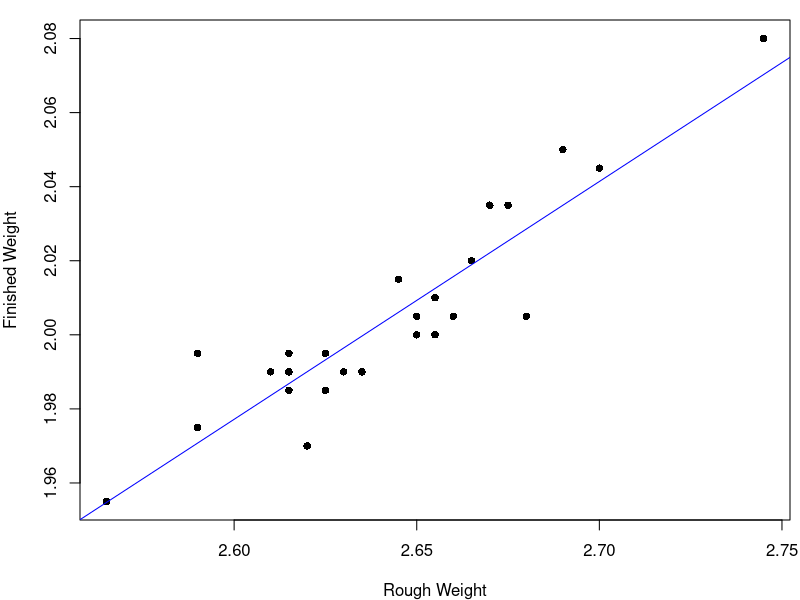
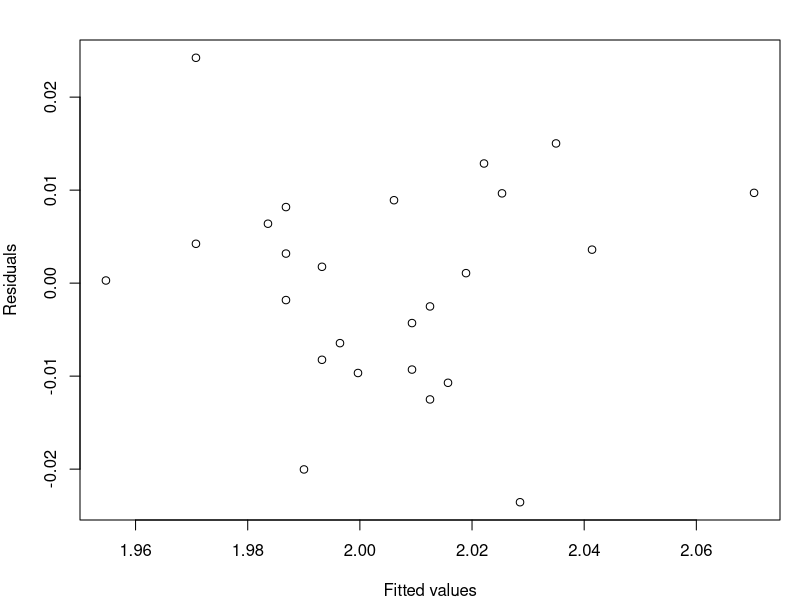
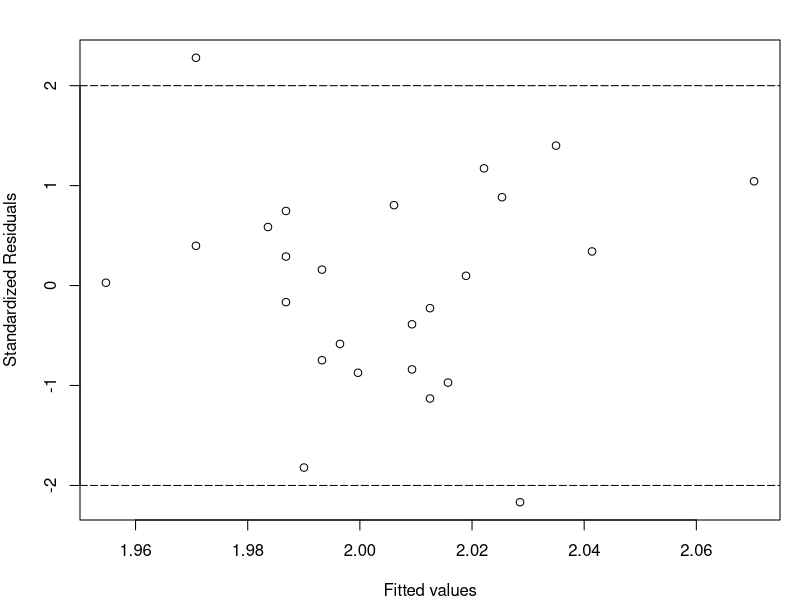
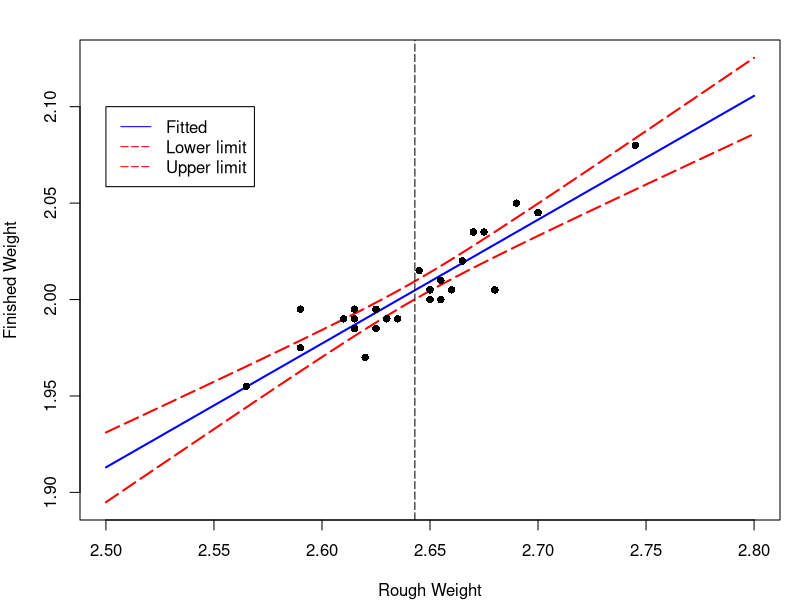
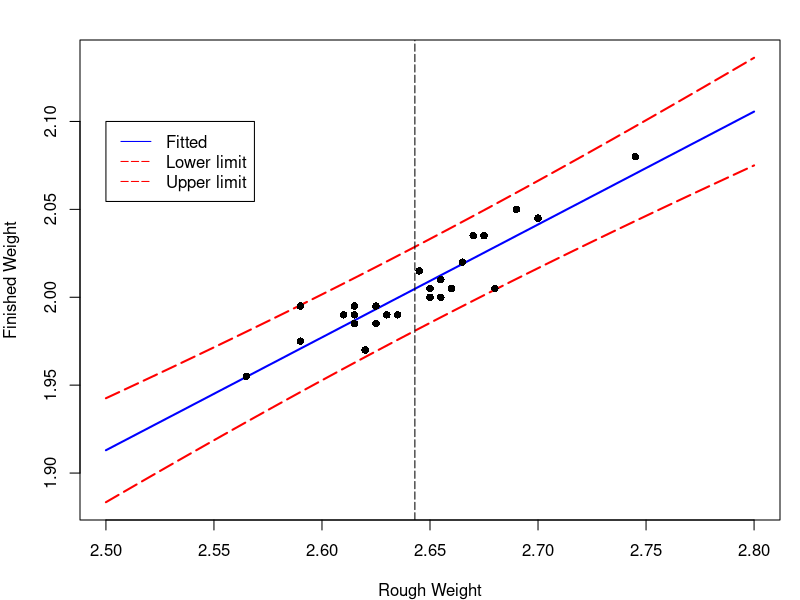
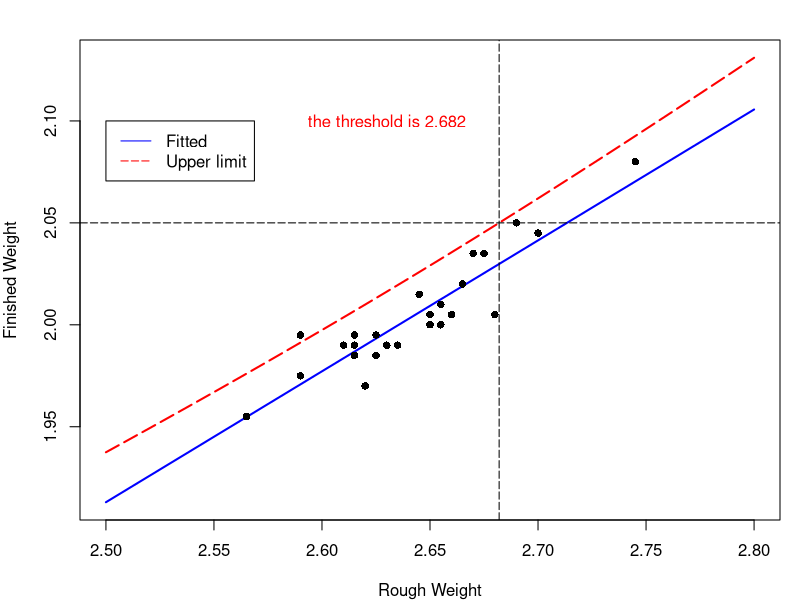
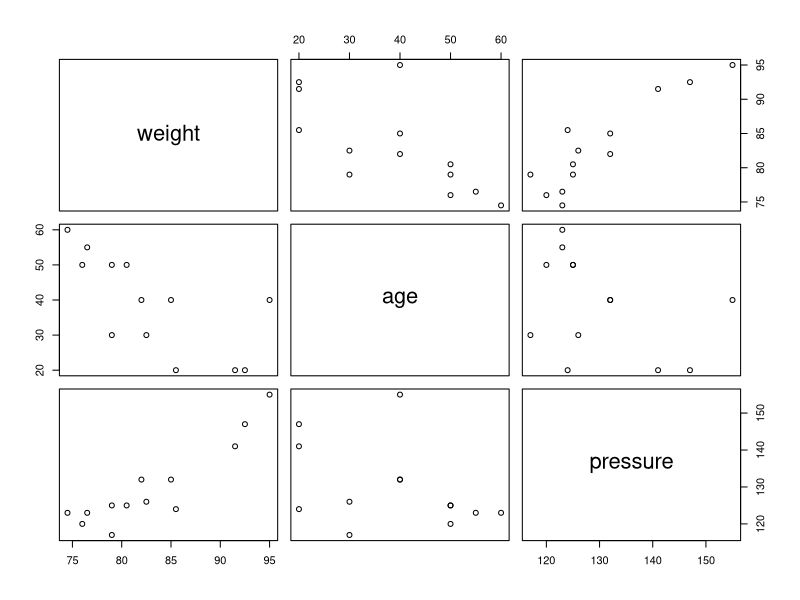
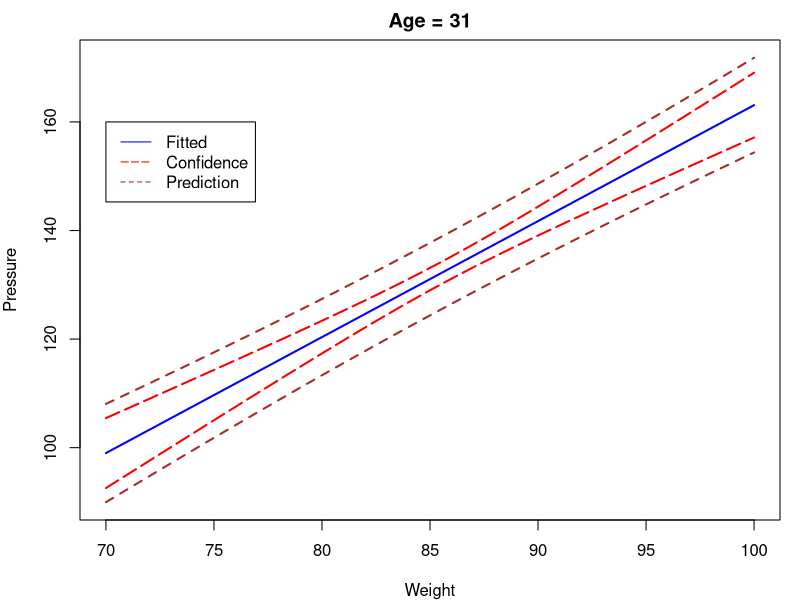

Here is the R script that generated these plots, in order:
## ---- chunk 1
knitr::opts_chunk$set(echo = TRUE)
## ---- chunk 2
rod = read.table("rod.txt",col.names = c("id","rough_weight","finished_weight"))
knitr::kable(rod,"html",caption = "rough weight vs. finished weight")
## ---- chunk 3
attach(rod)
par(mar=c(4,4,1,0.5))
plot(rough_weight,finished_weight,type="p",pch=16,
     xlab = "Rough Weight",ylab = "Finished Weight")
lm.rod = lm(finished_weight~rough_weight)
abline(coef(lm.rod),col="blue")
summary(lm.rod) #output the results
## ---- chunk 4
par(mar=c(4,4,2,1))
plot(lm.rod$fitted.values,lm.rod$residuals,"p",
     xlab="Fitted values",ylab = "Residuals")
## ---- chunk 5
par(mar=c(4,4,2,1))
plot(lm.rod$fitted.values,rstandard(lm.rod),"p",
     xlab="Fitted values",ylab = "Standardized Residuals")
abline(h=c(-2,2),lty=c(5,5))
## ---- chunk 6
x = seq(2.5,2.8,by=0.001)
newdata = data.frame(rough_weight= x)
pred_x = predict(lm.rod,newdata,interval = "confidence")
par(mar=c(4,4,2,1))
matplot(x,pred_x,type="l",lty = c(1,5,5),
        col=c("blue","red","red"),lwd=2,
        xlab="Rough Weight",ylab="Finished Weight")
abline(v=mean(rough_weight),lty=5)
points(rough_weight,finished_weight,pch=16)
legend(2.5,2.1,c("Fitted","Lower limit","Upper limit"),
       lty = c(1,5,5),col=c("blue","red","red"))
## ---- chunk 7
x = seq(2.5,2.8,by=0.001)
newdata = data.frame(rough_weight= x)
pred_x = predict(lm.rod,newdata,interval = "prediction")
par(mar=c(4,4,2,1))
matplot(x,pred_x,type="l",lty = c(1,5,5),
        col=c("blue","red","red"),lwd=2,
        xlab="Rough Weight",ylab="Finished Weight")
abline(v=mean(rough_weight),lty=5)
points(rough_weight,finished_weight,pch=16)
legend(2.5,2.1,c("Fitted","Lower limit","Upper limit"),
       lty = c(1,5,5),col=c("blue","red","red"))
## ---- chunk 8
x = seq(2.5,2.8,by=0.001)
newdata = data.frame(rough_weight= x)
pred_x = predict(lm.rod,newdata,interval = "prediction")
par(mar=c(4,4,2,1))
singlebound = (pred_x[,1]-pred_x[,2])/qt(0.975,lm.rod$df)*qt(0.95,lm.rod$df)+pred_x[,1]
par(mar=c(4,4,2,1))
matplot(x,cbind(pred_x[,1],singlebound),type="l",lty = c(1,5),
        col=c("blue","red"),lwd=2,
        xlab="Rough Weight",ylab="Finished Weight")
points(rough_weight,finished_weight,pch=16)
abline(h=2.05,v=2.682,lty=c(5,5))
text(2.63,2.1,"the threshold is 2.682",col="red")
legend(2.5,2.1,c("Fitted","Upper limit"),
       lty = c(1,5),col=c("blue","red"))

## ---- chunk 9
blood=data.frame(
weight=c(76.0,91.5,85.5,82.5,79.0,80.5,74.5,79.0,85.0,76.5,82.0,95.0,92.5),
age=c(50,20,20,30,30,50,60,50,40,55,40,40,20),
pressure=c(120,141,124,126,117,125,123,125,132,123,132,155,147))
knitr::kable(blood,format="html")
plot(blood)
lm.blood=lm(pressure~weight+age,data=blood)
summary(lm.blood)
## ---- chunk 10
n = length(blood$weight)
X = cbind(intercept=rep(1,n),weight=blood$weight,age=blood$age)
C = solve(t(X)%*%X)
SSE = sum(lm.blood$residuals^2) # sum of squared errors
# SST = var(blood$pressure)*(n-1)
# SSR = SST-SSE
# Fstat = SSR/(3-1)/(SSE/(n-3))
cov = SSE/(n-3)*C
knitr::kable(cov,format="html",caption = "Estimated Covariance Matrix")
## ---- chunk 11
newdata = data.frame(
        age = rep(31,100),
        weight = seq(70,100,length.out = 100)
)
CI = predict(lm.blood,newdata,interval = "confidence")
Pred = predict(lm.blood,newdata,interval = "prediction")
par(mar=c(4,4,2,1))
matplot(newdata$weight,cbind(CI,Pred[,-1]),type="l",lty = c(1,5,5,2,2),
        col=c("blue","red","red","brown","brown"),lwd=2,
        xlab="Weight",ylab="Pressure",main = "Age = 31")
legend(70,160,c("Fitted","Confidence","Prediction"),
       lty = c(1,5,2),col=c("blue","red","brown"))
## ---- chunk 12
newdata = data.frame(
        weight = rep(85,41),
        age = seq(20,60)
)
CI = predict(lm.blood,newdata,interval = "confidence")
Pred = predict(lm.blood,newdata,interval = "prediction")
par(mar=c(4,4,2,1))
matplot(newdata$age,cbind(CI,Pred[,-1]),type="l",lty = c(1,5,5,2,2),
        col=c("blue","red","red","brown","brown"),lwd=2,
        xlab="Age",ylab="Pressure",main = "Weight = 85")
legend(20,150,c("Fitted","Confidence","Prediction"),
       lty = c(1,5,2),col=c("blue","red","brown"))
